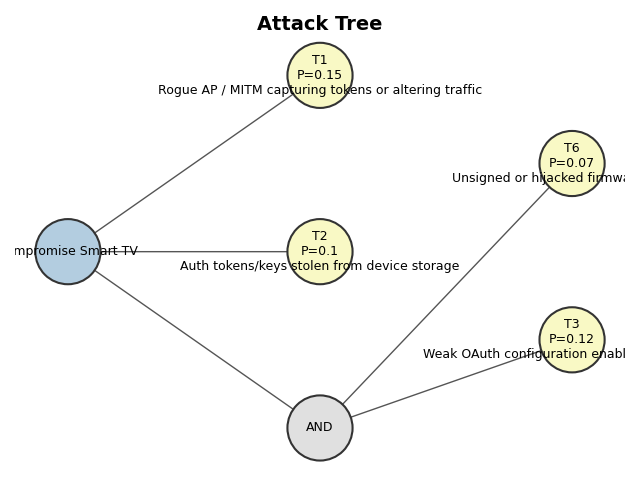

Source code (Python):
import json
import networkx as nx
import matplotlib.pyplot as plt

def build_threat_index(threats_path):
    with open(threats_path, "r", encoding="utf-8") as f:
        threats = json.load(f)
    return {t["id"]: t for t in threats if "id" in t}

def add_tree_nodes(G, node, threat_index, parent=None, level=1, node_levels=None):
    if node_levels is None:
        node_levels = {}
    if "ref" in node:
        tid = node["ref"]
        threat = threat_index.get(tid, {})
        label = f"{tid}\nP={threat.get('prob','')}\n{threat.get('description','')}"
        G.add_node(tid, label=label, color="#f9f9c5", shape="box", level=level)
        node_levels[tid] = level
        if parent:
            G.add_edge(parent, tid)
    else:
        logic = node.get("logic", "OR")
        nid = str(id(node))
        G.add_node(nid, label=logic, color="#e0e0e0", shape="ellipse", level=level)
        node_levels[nid] = level
        if parent:
            G.add_edge(parent, nid)
        for child in node.get("children", []):
            add_tree_nodes(G, child, threat_index, nid, level+1, node_levels)
    return node_levels

def visualize_attack_tree(tree_path, threats_path):
    with open(tree_path, "r", encoding="utf-8") as f:
        tree = json.load(f)
    threat_index = build_threat_index(threats_path)
    G = nx.DiGraph()
    root_label = tree.get("root", "Root")
    root_id = "root"
    G.add_node(root_id, label=root_label, color="#b3cde0", shape="doublecircle", level=0)
    node_levels = {}
    for child in tree.get("children", []):
        node_levels.update(add_tree_nodes(G, child, threat_index, root_id, 1, node_levels))
    node_levels[root_id] = 0

    # Hierarchical layout using multipartite_layout
    pos = nx.multipartite_layout(G, subset_key="level", align="vertical")

    # Draw nodes with color and shape
    node_colors = [G.nodes[n].get("color", "#cccccc") for n in G.nodes()]
    nx.draw_networkx_edges(G, pos, arrows=True, arrowstyle='-|>', edge_color="#555555")
    nx.draw_networkx_labels(G, pos, labels=nx.get_node_attributes(G, 'label'), font_size=9)
    nx.draw_networkx_nodes(
        G, pos,
        node_color=node_colors,
        node_size=2200,
        edgecolors="#333333",
        linewidths=1.5
    )

    plt.title("Attack Tree", fontsize=14, fontweight="bold")
    plt.axis("off")
    plt.tight_layout()
    plt.savefig("attack_tree.png")
    plt.show()

if __name__ == "__main__":
    visualize_attack_tree("attack_tree.json", "smarttv_threats.json")